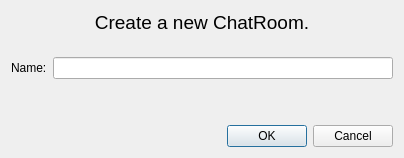
<?xml version="1.0" encoding="UTF-8"?>
<ui version="4.0">
 <class>CreateChatRoomDialog</class>
 <widget class="QDialog" name="CreateChatRoomDialog">
  <property name="geometry">
   <rect>
    <x>0</x>
    <y>0</y>
    <width>404</width>
    <height>158</height>
   </rect>
  </property>
  <property name="windowTitle">
   <string>New Chatroom</string>
  </property>
  <layout class="QGridLayout" name="gridLayout">
   <item row="0" column="0">
    <layout class="QVBoxLayout" name="verticalLayout">
     <item>
      <widget class="QLabel" name="label">
       <property name="sizePolicy">
        <sizepolicy hsizetype="Expanding" vsizetype="Expanding">
         <horstretch>0</horstretch>
         <verstretch>0</verstretch>
        </sizepolicy>
       </property>
       <property name="font">
        <font>
         <pointsize>14</pointsize>
        </font>
       </property>
       <property name="text">
        <string>Create a new ChatRoom.</string>
       </property>
       <property name="alignment">
        <set>Qt::AlignHCenter|Qt::AlignTop</set>
       </property>
      </widget>
     </item>
     <item>
      <layout class="QHBoxLayout" name="horizontalLayout">
       <item>
        <widget class="QLabel" name="label_2">
         <property name="sizePolicy">
          <sizepolicy hsizetype="Fixed" vsizetype="Fixed">
           <horstretch>0</horstretch>
           <verstretch>0</verstretch>
          </sizepolicy>
         </property>
         <property name="text">
          <string>Name:</string>
         </property>
        </widget>
       </item>
       <item>
        <widget class="QLineEdit" name="lineEdit"/>
       </item>
      </layout>
     </item>
     <item>
      <spacer name="verticalSpacer">
       <property name="orientation">
        <enum>Qt::Vertical</enum>
       </property>
       <property name="sizeHint" stdset="0">
        <size>
         <width>20</width>
         <height>10</height>
        </size>
       </property>
      </spacer>
     </item>
     <item>
      <widget class="QDialogButtonBox" name="buttonBox">
       <property name="orientation">
        <enum>Qt::Horizontal</enum>
       </property>
       <property name="standardButtons">
        <set>QDialogButtonBox::Cancel|QDialogButtonBox::Ok</set>
       </property>
      </widget>
     </item>
    </layout>
   </item>
  </layout>
 </widget>
 <resources/>
 <connections>
  <connection>
   <sender>buttonBox</sender>
   <signal>accepted()</signal>
   <receiver>CreateChatRoomDialog</receiver>
   <slot>accept()</slot>
   <hints>
    <hint type="sourcelabel">
     <x>248</x>
     <y>254</y>
    </hint>
    <hint type="destinationlabel">
     <x>157</x>
     <y>274</y>
    </hint>
   </hints>
  </connection>
  <connection>
   <sender>buttonBox</sender>
   <signal>rejected()</signal>
   <receiver>CreateChatRoomDialog</receiver>
   <slot>reject()</slot>
   <hints>
    <hint type="sourcelabel">
     <x>316</x>
     <y>260</y>
    </hint>
    <hint type="destinationlabel">
     <x>286</x>
     <y>274</y>
    </hint>
   </hints>
  </connection>
 </connections>
</ui>
